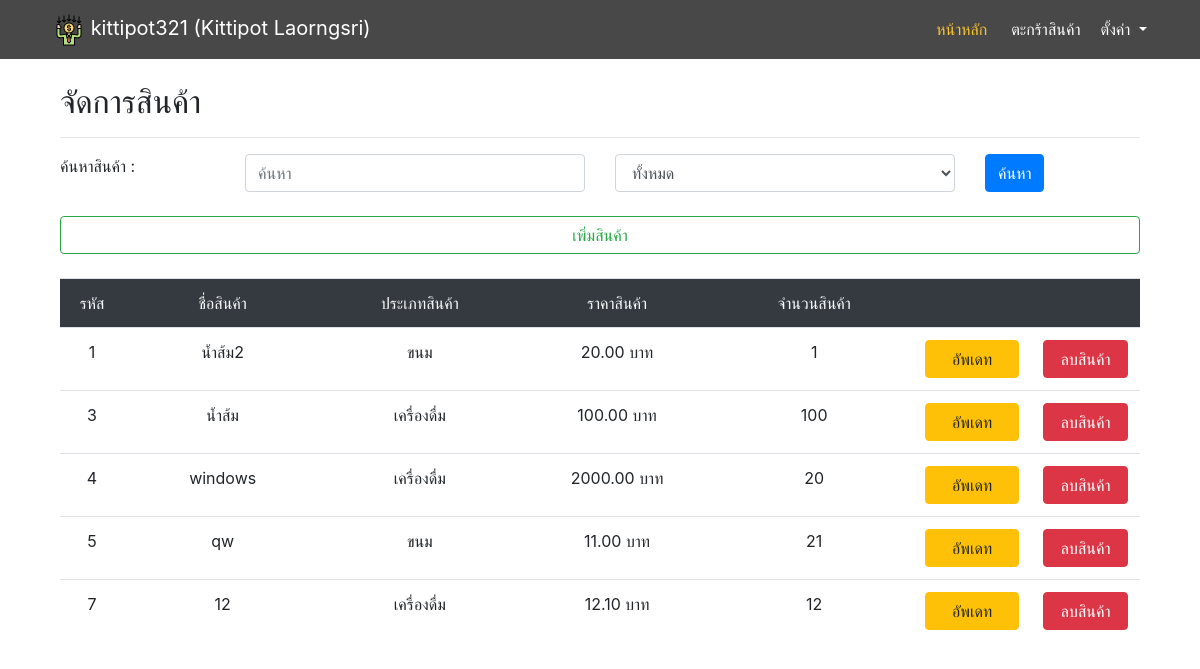
Before: /manage/ (signed in) with the older database file.
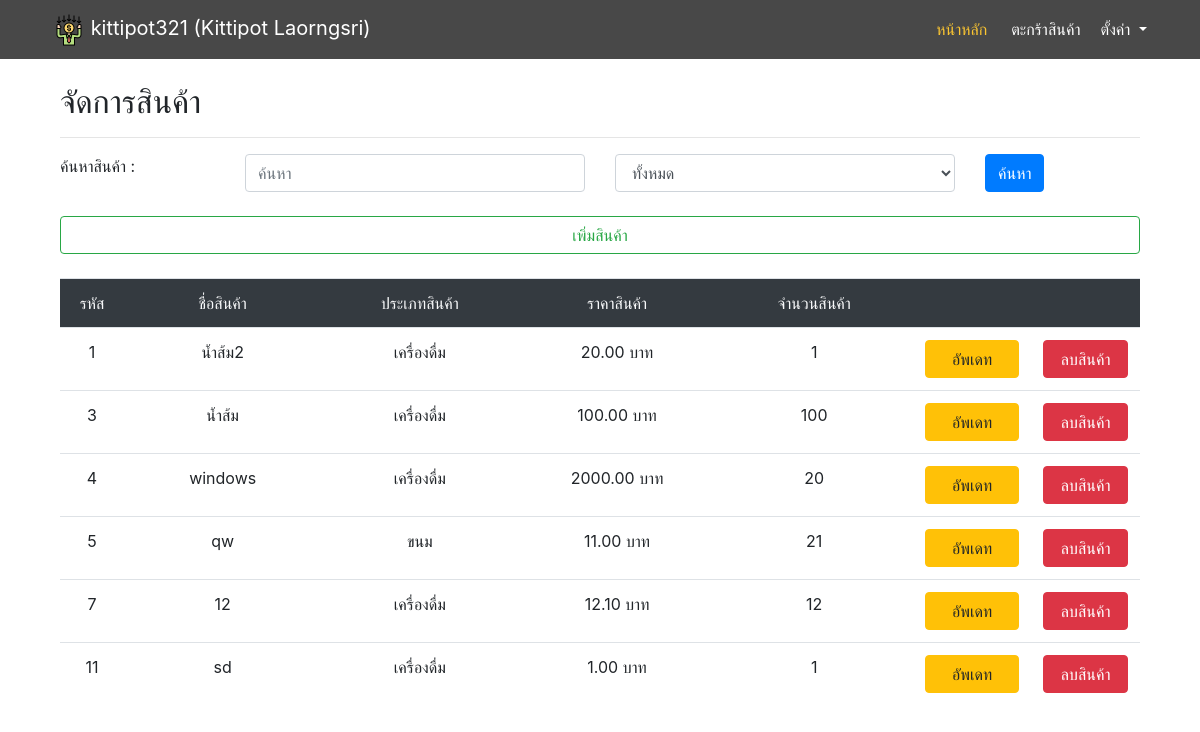
After: the same page with the newer database file.
### main/models.py (models this page shows, shortened)
class Product(models.Model):
    type = models.ForeignKey(Type, on_delete=models.PROTECT,null=True)
    name = models.CharField(max_length=255)
    description = models.CharField(max_length=255,null=True)
    price = models.FloatField()
    stock = models.IntegerField()
    picture = models.ImageField(upload_to='product_pic',null=True,blank=True)

class Type(models.Model):
    type_name = models.CharField(max_length=255)

### manage/views.py (the view)
# urls.py: path('', views.manage, name='manage'),
@login_required
def manage(request):
    product = Product.objects.all()
    type = Type.objects.all()
    searchtype = request.GET.get('sel','')
    searchtxt = request.GET.get('search','')
    if searchtxt:
        product = product.filter(name__icontains=searchtxt)
    if searchtype > '0':
        product = product.filter(type_id=searchtype)
    context = {
        'product' : product,
        'type' : type,
        'searchtxt' : searchtxt
    }
    return render(request, 'manage/manage.html', context=context)

### manage/templates/manage/manage.html (shortened to what this page needs)
{% extends 'base.html' %}
{% block content %}
<body>
  <div class="container">
    <h2>จัดการสินค้า</h2>
    <hr>
    <form method="GET" action="{% url 'manage' %}">
      <div class="row">
        <div class="col-sm-2">
          <label>ค้นหาสินค้า :</label>
        </div>
        <div class="col-sm-4">
          <input type="text" name="search" value="{{searchtxt}}" placeholder="ค้นหา" class="form-control col">
        </div>
        <div class="col-sm-4">
          <select name="sel" id="" class="form-control col">
            <option value="0">ทั้งหมด</option>
          </select>
        </div>
        <div class="col">
          <input type="submit" value="ค้นหา" class="btn btn-primary">
        </div>
      </div><br>
      <div class="row">
        <div class="col">
          <a href="{% url 'addpd'%}">
            <div class="btn btn-outline-success col">เพิ่มสินค้า</div>
          </a>
        </div>
      </div>
    </form><br>
      <table class="table table-bordered-primary text-center">
        <thead class="bg-dark text-light">
          <tr>
            <td>รหัส</td>
            <td>ชื่อสินค้า</td>
            <td>ประเภทสินค้า</td>
            <td>ราคาสินค้า</td>
            <td>จำนวนสินค้า</td>
            <td></td>
            <td></td>
          </tr>
        </thead>
        <tbody>
        {% for p in product %}
          <tr>
            <td width='10'>{{ p.id }}</td>
            <td width='150'>{{ p.name }}</td>
            <td width='150'>{{ p.type.type_name }}</td>
            <td width='150'>{{ p.price|stringformat:".2f" }} บาท</td>
            <td width='150'>{{ p.stock }}</td>
            <td width='20'>
              <a href="{% url 'pup' product_id=p.id %}">
                <div class="btn btn-warning col">อัพเดท</div>
              </a>
            </td>
            <td width='20'>
              <a href="{% url 'del_product' product_id=p.id %}">
                <div class="btn btn-danger col">ลบสินค้า</div>
              </a>
            </td>
          </tr>
          {% endfor %}
        </tbody>
      </table>
  </div>
</body>
{% endblock %}

### templates/base.html (shortened to what this page needs)
<!DOCTYPE html>
{% load static %}
<html lang="en">
<head>
    <link rel="stylesheet" type="text/css" href="{% static 'css/bootstrap.css'%}">
    <link rel="stylesheet" type="text/css" href="{% static 'css/base2.css'%}">
</head>
<body>
    <nav class="navbar navbar-expand-lg sticky-top">
		<div class="container">
			<a class="navbar-brand text-white" href="{% url 'index' %}"><img src="{% static 'payment-terminal.png'%}"> {{request.user.username}}
            ({{request.user.first_name}} {{request.user.last_name}})</a>
			<div class="collapse navbar-collapse" id="nvbCollapse">
				<ul class="navbar-nav ml-auto">
					<li class="nav-item active pl-1">
						<a class="nav-link" href="{% url 'index' %}">หน้าหลัก</a>
					</li>
					<li class="nav-item pl-1">
						<a class="nav-link" href="{% url 'basket' %}">ตะกร้าสินค้า</a>
					</li>
                    <li class="nav-item dropdown pl-1">
                        <a class="nav-link dropdown-toggle" href="#" id="navbarDropdown" role="button" data-toggle="dropdown" aria-haspopup="true" aria-expanded="false">
                            ตั้งค่า
                        </a>
                    </li>
				</ul>
			</div>
		</div>
	</nav>
    <br>
    <div class="container">
        {% block content %}
        {% endblock %}
    </div>
</body>
</html>

### static/css/base2.css (style rules this page uses)
.navbar { background-color: #484848; }
.navbar .navbar-nav .nav-link { color: #fff; }
.navbar .navbar-nav .active > .nav-link { color: #fbc531; }

Changed rows visible on the page:
changed Product "น้ำส้ม2": type.type_name "ขนม" → "เครื่องดื่ม"
added Product: id "11", name "sd", type.type_name "เครื่องดื่ม", price "1.00", stock "1"
